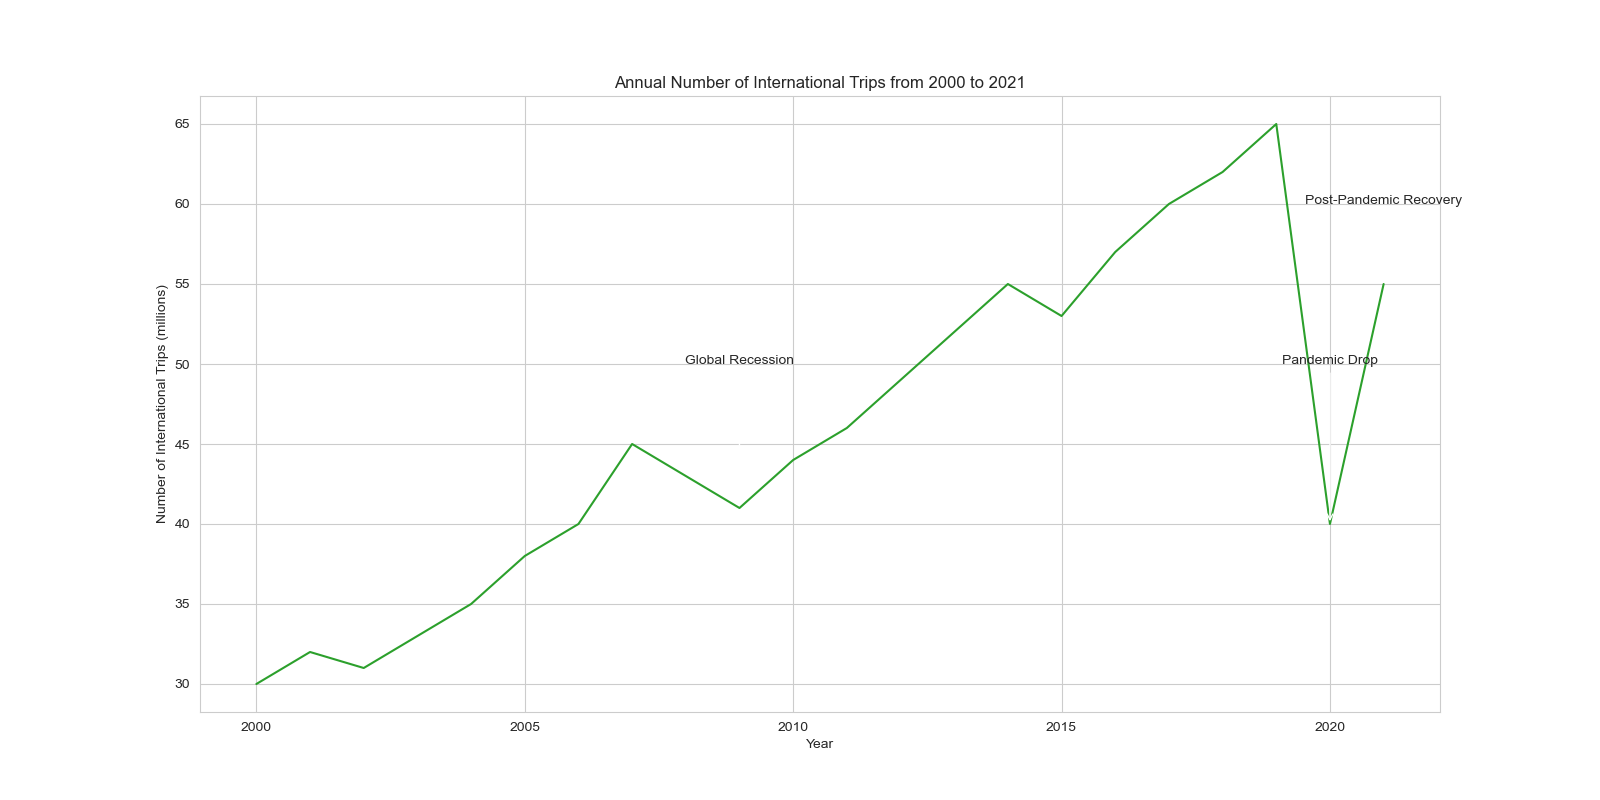

Here is the Python script that generated this plot:

import seaborn as sns
import pandas as pd
import matplotlib.pyplot as plt

data = {
    'Year': list(range(2000, 2022)),
    'Number of International Trips (millions)': [30, 32, 31, 33, 35, 38, 40, 45, 43, 41, 44, 46, 49, 52, 55, 53, 57, 60, 62, 65, 40, 55]
}

df = pd.DataFrame(data)

line_colors = ["#2ca02c"]
plt.figure(figsize=(16, 8))

ax = sns.lineplot(x='Year', y='Number of International Trips (millions)', data=df, color=line_colors[0])

ax.set_title('Annual Number of International Trips from 2000 to 2021')
ax.set_xlabel('Year')
ax.set_ylabel('Number of International Trips (millions)')

ax.annotate('Global Recession', xy=(2009, 41), xytext=(2009, 50),
            arrowprops=dict(facecolor='black', arrowstyle="->"),
            ha='center')

ax.annotate('Pandemic Drop', xy=(2020, 40), xytext=(2020, 50),
            arrowprops=dict(facecolor='black', arrowstyle="->"),
            ha='center')

ax.annotate('Post-Pandemic Recovery', xy=(2021, 55), xytext=(2021, 60),
            arrowprops=dict(facecolor='black', arrowstyle="->"),
            ha='center')

plt.show()
